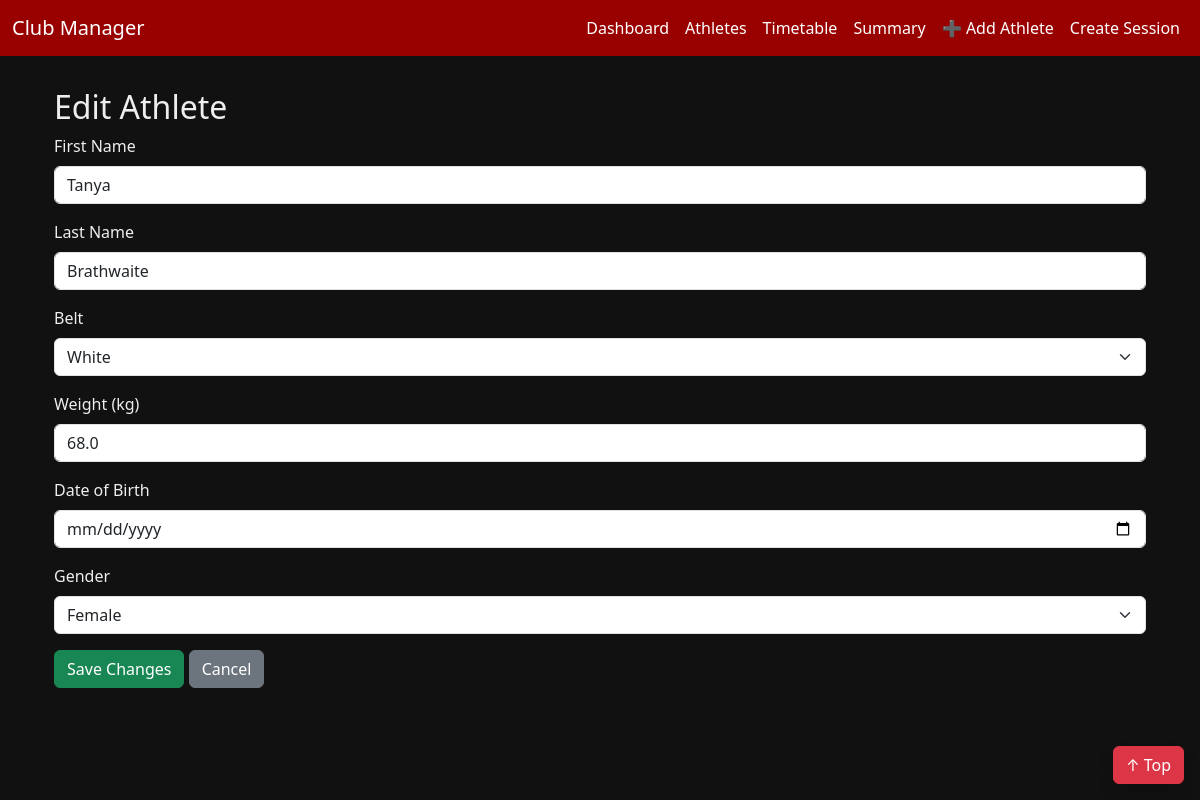
Screenshot of /edit-athlete/14 with the database file from the repository.
### models/athlete.py (models this page shows, shortened)
class Athlete(db.Model):
    __tablename__ = 'athlete'
    id = db.Column(db.Integer, primary_key=True)
    first_name = db.Column(db.String(80), nullable=False)
    last_name = db.Column(db.String(80), nullable=False)
    belt = db.Column(db.String(30), nullable=False)
    weight = db.Column(db.Float, nullable=True)
    date_of_birth = db.Column(db.Date, nullable=True)
    gender = db.Column(db.String(10), nullable=True)
    group = db.Column(db.String(50), nullable=True)  # ✅ Discipline group (e.g. Kids BJJ, LOGA MMA)
    created_at = db.Column(db.DateTime, default=datetime.utcnow)

### app.py (the view, shortened to what this page needs)
@app.route('/edit-athlete/<int:athlete_id>', methods=['GET', 'POST'])
def edit_athlete(athlete_id):
    athlete = Athlete.query.get_or_404(athlete_id)
    return render_template('edit_athlete.html', athlete=athlete)

### templates/edit_athlete.html (shortened to what this page needs)
{% extends "base.html" %}
{% block content %}
<div class="container mt-4">
  <h2>Edit Athlete</h2>
  <form method="POST" action="{{ url_for('edit_athlete', athlete_id=athlete.id) }}">
    <div class="mb-3">
      <label for="first_name" class="form-label">First Name</label>
      <input type="text" class="form-control" id="first_name" name="first_name" value="{{ athlete.first_name }}" required>
    </div>
    <div class="mb-3">
      <label for="last_name" class="form-label">Last Name</label>
      <input type="text" class="form-control" id="last_name" name="last_name" value="{{ athlete.last_name }}" required>
    </div>
    <div class="mb-3">
      <label for="belt" class="form-label">Belt</label>
      <select class="form-select" id="belt" name="belt" required>
        {% for color in ['White', 'Blue', 'Purple', 'Brown', 'Black'] %}
          <option value="{{ color }}" {% if athlete.belt == color %}selected{% endif %}>{{ color }}</option>
        {% endfor %}
      </select>
    </div>
    <div class="mb-3">
      <label for="weight" class="form-label">Weight (kg)</label>
      <input type="number" step="0.1" class="form-control" id="weight" name="weight" value="{{ athlete.weight or '' }}">
    </div>
    <div class="mb-3">
      <label for="date_of_birth" class="form-label">Date of Birth</label>
      <input type="date" class="form-control" id="date_of_birth" name="date_of_birth" value="{{ athlete.date_of_birth.strftime('%Y-%m-%d') if athlete.date_of_birth else '' }}">
    </div>
    <div class="mb-3">
      <label for="gender" class="form-label">Gender</label>
      <select class="form-select" id="gender" name="gender">
        <option value="Female" {% if athlete.gender == 'Female' %}selected{% endif %}>Female</option>
      </select>
    </div>
    <button type="submit" class="btn btn-success">Save Changes</button>
    <a href="{{ url_for('athletes') }}" class="btn btn-secondary">Cancel</a>
  </form>
</div>
{% endblock %}

### templates/base.html (style rules this page uses)
body { background-color: #111; color: #eee; }
.container { margin-top: 2rem; }
html { scroll-behavior: smooth; }

### rows the page displays
Athlete: first_name "Tanya", last_name "Brathwaite", belt "White", weight "68.0", gender "Female"
